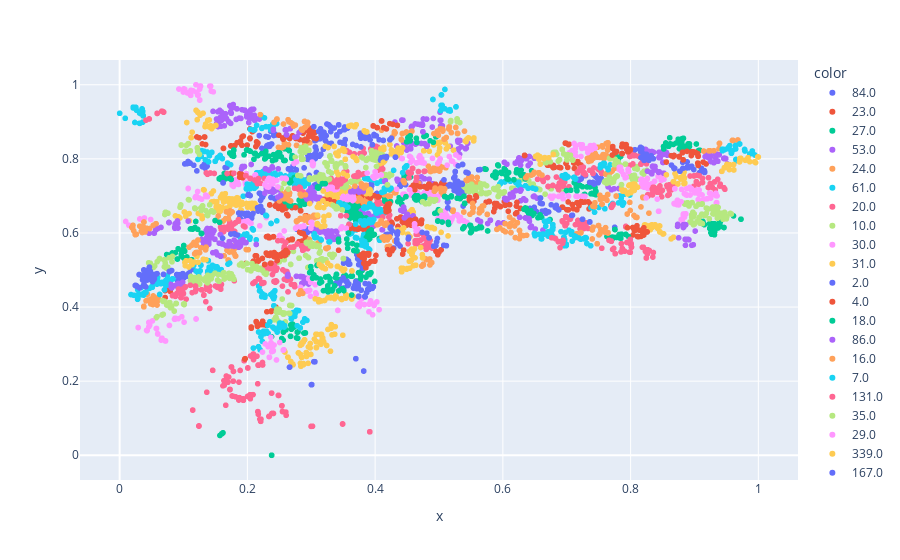

The notebook cell this image was saved under:
### Code cell
px.scatter(x=X[:,0], y=X[:,1], color=escola['zona_esc'].astype(str))
